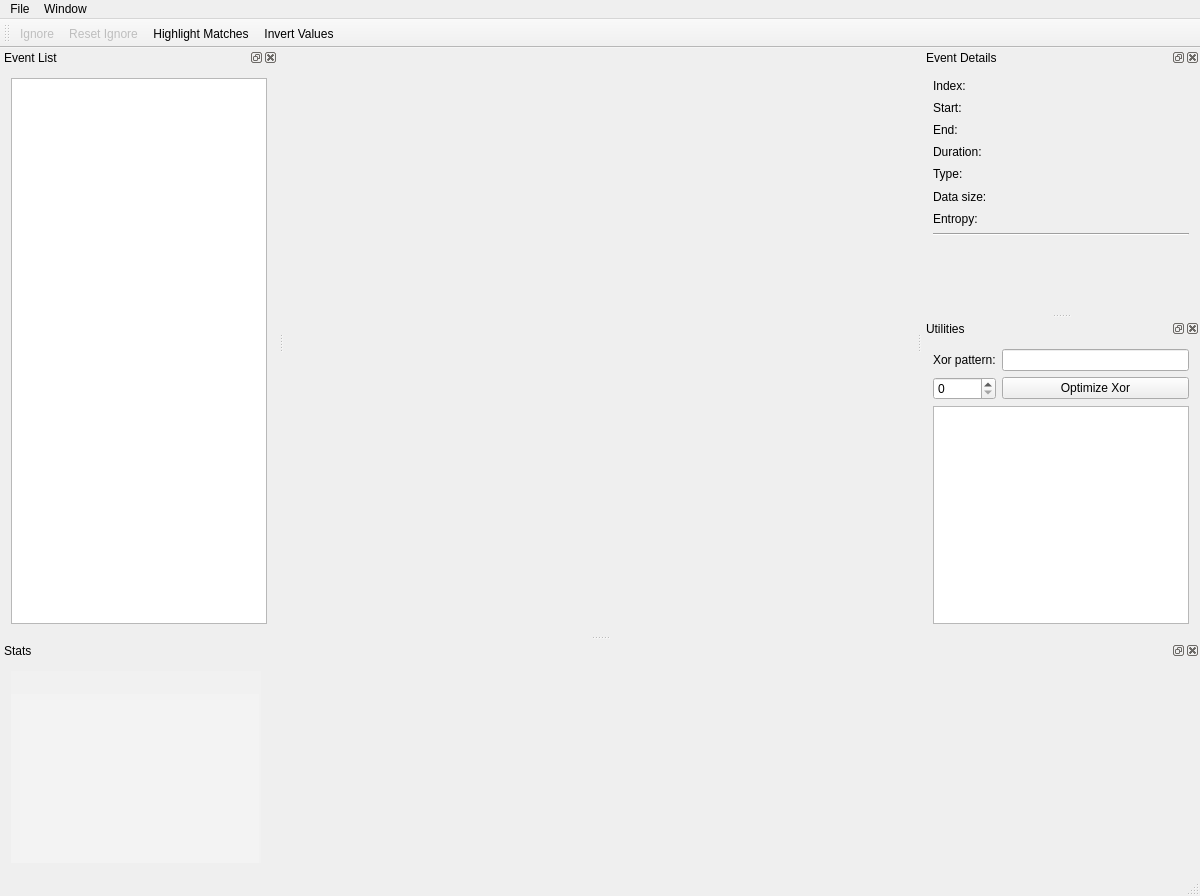
<?xml version="1.0" encoding="UTF-8"?>
<ui version="4.0">
 <class>NandSeeWindow</class>
 <widget class="QMainWindow" name="NandSeeWindow">
  <property name="geometry">
   <rect>
    <x>0</x>
    <y>0</y>
    <width>1200</width>
    <height>896</height>
   </rect>
  </property>
  <property name="windowTitle">
   <string>Nand See</string>
  </property>
  <widget class="QWidget" name="centralWidget">
   <layout class="QGridLayout" name="gridLayout">
    <item row="0" column="0">
     <widget class="QHexEdit" name="hexView" native="true"/>
    </item>
   </layout>
  </widget>
  <widget class="QMenuBar" name="menuBar">
   <property name="geometry">
    <rect>
     <x>0</x>
     <y>0</y>
     <width>1200</width>
     <height>22</height>
    </rect>
   </property>
   <widget class="QMenu" name="menuFile">
    <property name="title">
     <string>File</string>
    </property>
    <addaction name="exportViewMenuItem"/>
    <addaction name="exportPageMenuItem"/>
    <addaction name="separator"/>
    <addaction name="actionQuit"/>
   </widget>
   <widget class="QMenu" name="menuWindow">
    <property name="title">
     <string>Window</string>
    </property>
    <addaction name="eventListAction"/>
    <addaction name="eventDetailsAction"/>
    <addaction name="utilitiesAction"/>
    <addaction name="actionStats"/>
   </widget>
   <addaction name="menuFile"/>
   <addaction name="menuWindow"/>
  </widget>
  <widget class="QToolBar" name="mainToolBar">
   <attribute name="toolBarArea">
    <enum>TopToolBarArea</enum>
   </attribute>
   <attribute name="toolBarBreak">
    <bool>false</bool>
   </attribute>
   <addaction name="ignoreEventsAction"/>
   <addaction name="unignoreEventsAction"/>
   <addaction name="actionHighlightMatches"/>
   <addaction name="actionInvertValues"/>
  </widget>
  <widget class="QStatusBar" name="statusBar"/>
  <widget class="QDockWidget" name="eventListDock">
   <property name="windowTitle">
    <string>Event List</string>
   </property>
   <attribute name="dockWidgetArea">
    <number>1</number>
   </attribute>
   <widget class="QWidget" name="dockWidgetContents">
    <property name="minimumSize">
     <size>
      <width>240</width>
      <height>0</height>
     </size>
    </property>
    <layout class="QHBoxLayout" name="horizontalLayout">
     <item>
      <widget class="QListView" name="eventList">
       <property name="alternatingRowColors">
        <bool>true</bool>
       </property>
       <property name="selectionMode">
        <enum>QAbstractItemView::ExtendedSelection</enum>
       </property>
       <property name="selectionBehavior">
        <enum>QAbstractItemView::SelectRows</enum>
       </property>
      </widget>
     </item>
    </layout>
   </widget>
  </widget>
  <widget class="QDockWidget" name="eventDetailsDock">
   <property name="windowTitle">
    <string>Event Details</string>
   </property>
   <attribute name="dockWidgetArea">
    <number>2</number>
   </attribute>
   <widget class="QWidget" name="dockWidgetContents_2">
    <layout class="QGridLayout" name="gridLayout_2">
     <item row="1" column="0">
      <widget class="QLabel" name="startLabel">
       <property name="text">
        <string>Start:</string>
       </property>
      </widget>
     </item>
     <item row="1" column="1">
      <widget class="QLabel" name="startTimeLabel">
       <property name="text">
        <string/>
       </property>
      </widget>
     </item>
     <item row="2" column="0">
      <widget class="QLabel" name="label_3">
       <property name="text">
        <string>End:</string>
       </property>
      </widget>
     </item>
     <item row="2" column="1">
      <widget class="QLabel" name="endTimeLabel">
       <property name="text">
        <string/>
       </property>
      </widget>
     </item>
     <item row="3" column="0">
      <widget class="QLabel" name="label_2">
       <property name="text">
        <string>Duration:</string>
       </property>
      </widget>
     </item>
     <item row="3" column="1">
      <widget class="QLabel" name="durationLabel">
       <property name="text">
        <string/>
       </property>
      </widget>
     </item>
     <item row="4" column="0">
      <widget class="QLabel" name="label_4">
       <property name="text">
        <string>Type:</string>
       </property>
      </widget>
     </item>
     <item row="4" column="1">
      <widget class="QLabel" name="eventTypeLabel">
       <property name="minimumSize">
        <size>
         <width>180</width>
         <height>0</height>
        </size>
       </property>
       <property name="text">
        <string/>
       </property>
      </widget>
     </item>
     <item row="5" column="0">
      <widget class="QLabel" name="label_5">
       <property name="text">
        <string>Data size:</string>
       </property>
      </widget>
     </item>
     <item row="5" column="1">
      <widget class="QLabel" name="dataSizeLabel">
       <property name="text">
        <string/>
       </property>
      </widget>
     </item>
     <item row="6" column="0">
      <widget class="QLabel" name="label_6">
       <property name="text">
        <string>Entropy:</string>
       </property>
      </widget>
     </item>
     <item row="6" column="1">
      <widget class="QLabel" name="entropyLabel">
       <property name="text">
        <string/>
       </property>
      </widget>
     </item>
     <item row="0" column="0">
      <widget class="QLabel" name="label_7">
       <property name="text">
        <string>Index:</string>
       </property>
      </widget>
     </item>
     <item row="0" column="1">
      <widget class="QLabel" name="indexLabel">
       <property name="text">
        <string/>
       </property>
      </widget>
     </item>
     <item row="8" column="0">
      <widget class="QLabel" name="attribute1Label">
       <property name="enabled">
        <bool>true</bool>
       </property>
       <property name="text">
        <string/>
       </property>
      </widget>
     </item>
     <item row="8" column="1">
      <widget class="QLabel" name="attribute1Value">
       <property name="enabled">
        <bool>true</bool>
       </property>
       <property name="text">
        <string/>
       </property>
      </widget>
     </item>
     <item row="7" column="0" colspan="2">
      <widget class="Line" name="attributeLine">
       <property name="enabled">
        <bool>true</bool>
       </property>
       <property name="orientation">
        <enum>Qt::Horizontal</enum>
       </property>
      </widget>
     </item>
     <item row="9" column="0">
      <widget class="QLabel" name="attribute2Label">
       <property name="enabled">
        <bool>true</bool>
       </property>
       <property name="text">
        <string/>
       </property>
      </widget>
     </item>
     <item row="9" column="1">
      <widget class="QLabel" name="attribute2Value">
       <property name="enabled">
        <bool>true</bool>
       </property>
       <property name="text">
        <string/>
       </property>
      </widget>
     </item>
     <item row="10" column="0">
      <widget class="QLabel" name="attribute3Label">
       <property name="text">
        <string/>
       </property>
      </widget>
     </item>
     <item row="10" column="1">
      <widget class="QLabel" name="attribute3Value">
       <property name="text">
        <string/>
       </property>
      </widget>
     </item>
    </layout>
   </widget>
  </widget>
  <widget class="QDockWidget" name="utilitiesDock">
   <property name="windowTitle">
    <string>Utilities</string>
   </property>
   <attribute name="dockWidgetArea">
    <number>2</number>
   </attribute>
   <widget class="QWidget" name="dockWidgetContents_4">
    <layout class="QGridLayout" name="gridLayout_3">
     <item row="0" column="0">
      <widget class="QLabel" name="label_8">
       <property name="text">
        <string>Xor pattern:</string>
       </property>
      </widget>
     </item>
     <item row="0" column="1">
      <widget class="QLineEdit" name="xorPattern"/>
     </item>
     <item row="1" column="1">
      <widget class="QPushButton" name="optimizeXor">
       <property name="text">
        <string>Optimize Xor</string>
       </property>
      </widget>
     </item>
     <item row="2" column="0" colspan="2">
      <widget class="QPlainTextEdit" name="extendedEntropy">
       <property name="font">
        <font>
         <family>Courier</family>
        </font>
       </property>
       <property name="readOnly">
        <bool>true</bool>
       </property>
      </widget>
     </item>
     <item row="1" column="0">
      <widget class="QSpinBox" name="lastAlignOffset">
       <property name="maximum">
        <number>512</number>
       </property>
      </widget>
     </item>
    </layout>
   </widget>
  </widget>
  <widget class="QDockWidget" name="statsWidget">
   <property name="minimumSize">
    <size>
     <width>300</width>
     <height>226</height>
    </size>
   </property>
   <property name="toolTip">
    <string/>
   </property>
   <property name="statusTip">
    <string/>
   </property>
   <property name="whatsThis">
    <string/>
   </property>
   <property name="windowTitle">
    <string>Stats</string>
   </property>
   <attribute name="dockWidgetArea">
    <number>8</number>
   </attribute>
   <widget class="QWidget" name="dockWidgetContents_3">
    <layout class="QHBoxLayout" name="horizontalLayout_2">
     <item>
      <widget class="QPlainTextEdit" name="histogramValues">
       <property name="sizePolicy">
        <sizepolicy hsizetype="Fixed" vsizetype="Expanding">
         <horstretch>0</horstretch>
         <verstretch>0</verstretch>
        </sizepolicy>
       </property>
       <property name="minimumSize">
        <size>
         <width>200</width>
         <height>0</height>
        </size>
       </property>
       <property name="maximumSize">
        <size>
         <width>250</width>
         <height>16777215</height>
        </size>
       </property>
       <property name="font">
        <font>
         <family>Courier</family>
        </font>
       </property>
       <property name="acceptDrops">
        <bool>false</bool>
       </property>
       <property name="styleSheet">
        <string notr="true">background-color: rgba(255, 255, 255, 32);</string>
       </property>
       <property name="frameShape">
        <enum>QFrame::NoFrame</enum>
       </property>
       <property name="undoRedoEnabled">
        <bool>false</bool>
       </property>
       <property name="readOnly">
        <bool>true</bool>
       </property>
       <property name="plainText">
        <string/>
       </property>
       <property name="backgroundVisible">
        <bool>true</bool>
       </property>
      </widget>
     </item>
     <item>
      <widget class="HistogramView" name="histogramView" native="true"/>
     </item>
    </layout>
   </widget>
  </widget>
  <action name="exportViewMenuItem">
   <property name="text">
    <string>Export current hex view…</string>
   </property>
   <property name="shortcut">
    <string>Ctrl+S</string>
   </property>
  </action>
  <action name="exportPageMenuItem">
   <property name="text">
    <string>Export current page…</string>
   </property>
   <property name="shortcut">
    <string>Ctrl+Shift+S</string>
   </property>
  </action>
  <action name="eventListAction">
   <property name="checkable">
    <bool>true</bool>
   </property>
   <property name="checked">
    <bool>true</bool>
   </property>
   <property name="text">
    <string>Event list</string>
   </property>
  </action>
  <action name="eventDetailsAction">
   <property name="checkable">
    <bool>true</bool>
   </property>
   <property name="checked">
    <bool>true</bool>
   </property>
   <property name="text">
    <string>Event details</string>
   </property>
  </action>
  <action name="utilitiesAction">
   <property name="checkable">
    <bool>true</bool>
   </property>
   <property name="checked">
    <bool>true</bool>
   </property>
   <property name="text">
    <string>Utilities</string>
   </property>
  </action>
  <action name="ignoreEventsAction">
   <property name="enabled">
    <bool>false</bool>
   </property>
   <property name="text">
    <string>Ignore </string>
   </property>
   <property name="toolTip">
    <string>Ignore packets of this type</string>
   </property>
  </action>
  <action name="unignoreEventsAction">
   <property name="enabled">
    <bool>false</bool>
   </property>
   <property name="text">
    <string>Reset Ignore</string>
   </property>
   <property name="toolTip">
    <string>Reset all ignored packets</string>
   </property>
  </action>
  <action name="actionQuit">
   <property name="text">
    <string>Quit</string>
   </property>
   <property name="shortcut">
    <string>Ctrl+Q</string>
   </property>
  </action>
  <action name="actionHighlightMatches">
   <property name="checkable">
    <bool>true</bool>
   </property>
   <property name="text">
    <string>Highlight Matches</string>
   </property>
   <property name="toolTip">
    <string>Highlight similar hex values</string>
   </property>
  </action>
  <action name="actionInvertValues">
   <property name="checkable">
    <bool>true</bool>
   </property>
   <property name="text">
    <string>Invert Values</string>
   </property>
   <property name="toolTip">
    <string>Invert Hex Values</string>
   </property>
  </action>
  <action name="actionStats">
   <property name="checkable">
    <bool>true</bool>
   </property>
   <property name="checked">
    <bool>true</bool>
   </property>
   <property name="text">
    <string>Stats</string>
   </property>
  </action>
 </widget>
 <layoutdefault spacing="6" margin="11"/>
 <customwidgets>
  <customwidget>
   <class>QHexEdit</class>
   <extends>QWidget</extends>
   <header>qhexedit.h</header>
   <container>1</container>
  </customwidget>
  <customwidget>
   <class>HistogramView</class>
   <extends>QWidget</extends>
   <header>histogramview.h</header>
   <container>1</container>
  </customwidget>
 </customwidgets>
 <resources/>
 <connections>
  <connection>
   <sender>eventListAction</sender>
   <signal>triggered(bool)</signal>
   <receiver>eventListDock</receiver>
   <slot>setVisible(bool)</slot>
   <hints>
    <hint type="sourcelabel">
     <x>-1</x>
     <y>-1</y>
    </hint>
    <hint type="destinationlabel">
     <x>139</x>
     <y>278</y>
    </hint>
   </hints>
  </connection>
  <connection>
   <sender>eventListDock</sender>
   <signal>visibilityChanged(bool)</signal>
   <receiver>eventListAction</receiver>
   <slot>setChecked(bool)</slot>
   <hints>
    <hint type="sourcelabel">
     <x>139</x>
     <y>278</y>
    </hint>
    <hint type="destinationlabel">
     <x>-1</x>
     <y>-1</y>
    </hint>
   </hints>
  </connection>
  <connection>
   <sender>eventDetailsAction</sender>
   <signal>toggled(bool)</signal>
   <receiver>eventDetailsDock</receiver>
   <slot>setVisible(bool)</slot>
   <hints>
    <hint type="sourcelabel">
     <x>-1</x>
     <y>-1</y>
    </hint>
    <hint type="destinationlabel">
     <x>1062</x>
     <y>203</y>
    </hint>
   </hints>
  </connection>
  <connection>
   <sender>eventDetailsDock</sender>
   <signal>visibilityChanged(bool)</signal>
   <receiver>eventDetailsAction</receiver>
   <slot>setChecked(bool)</slot>
   <hints>
    <hint type="sourcelabel">
     <x>1062</x>
     <y>203</y>
    </hint>
    <hint type="destinationlabel">
     <x>-1</x>
     <y>-1</y>
    </hint>
   </hints>
  </connection>
  <connection>
   <sender>utilitiesAction</sender>
   <signal>toggled(bool)</signal>
   <receiver>utilitiesDock</receiver>
   <slot>setVisible(bool)</slot>
   <hints>
    <hint type="sourcelabel">
     <x>-1</x>
     <y>-1</y>
    </hint>
    <hint type="destinationlabel">
     <x>1062</x>
     <y>447</y>
    </hint>
   </hints>
  </connection>
  <connection>
   <sender>utilitiesDock</sender>
   <signal>visibilityChanged(bool)</signal>
   <receiver>utilitiesAction</receiver>
   <slot>setChecked(bool)</slot>
   <hints>
    <hint type="sourcelabel">
     <x>1062</x>
     <y>447</y>
    </hint>
    <hint type="destinationlabel">
     <x>-1</x>
     <y>-1</y>
    </hint>
   </hints>
  </connection>
  <connection>
   <sender>actionQuit</sender>
   <signal>triggered()</signal>
   <receiver>NandSeeWindow</receiver>
   <slot>close()</slot>
   <hints>
    <hint type="sourcelabel">
     <x>-1</x>
     <y>-1</y>
    </hint>
    <hint type="destinationlabel">
     <x>599</x>
     <y>310</y>
    </hint>
   </hints>
  </connection>
 </connections>
</ui>
